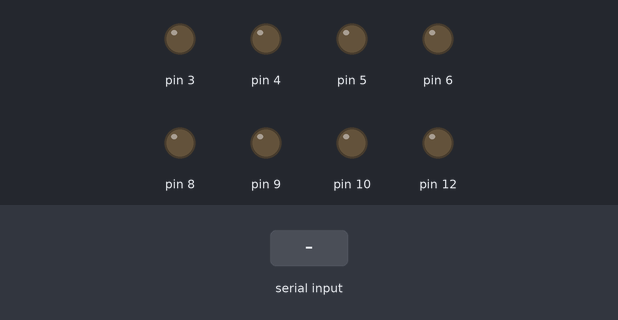
Recording of a sketch running on a simulated Arduino Uno, built with avr-gcc and run on an emulated ATmega328P. On the bench: output pins drawn as LEDs (lit = HIGH). Inputs (shaded band) come from the test bench.

Above: at 1.2 s.
1.3 s: "f" received over Serial
At 2.2 s:
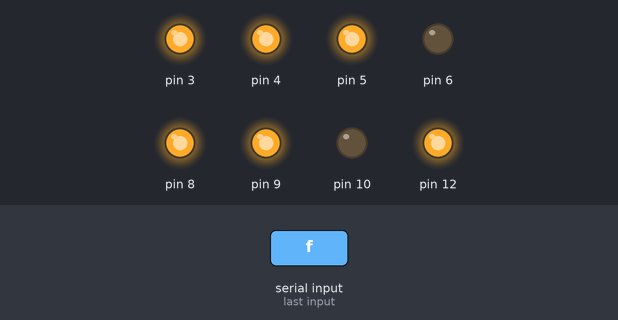
2.8 s: "b" received over Serial
At 3.3 s:
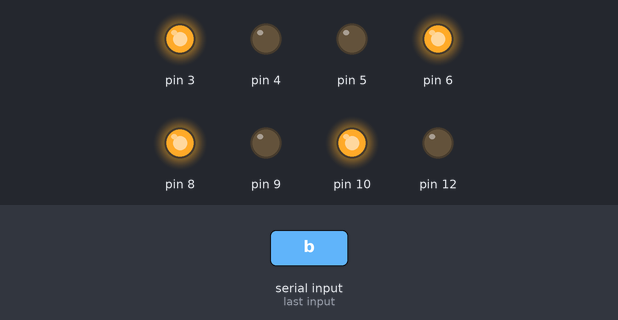
4.3 s: "l" received over Serial
At 5.5 s:
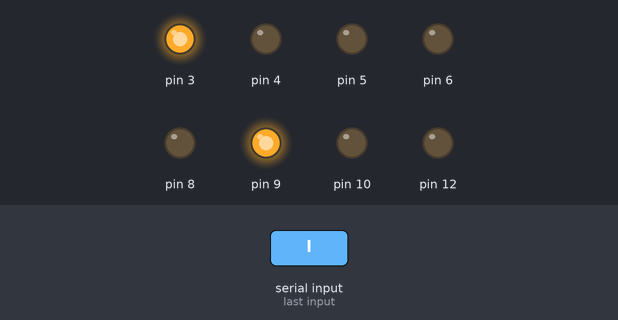
5.8 s: "r" received over Serial
At 6.8 s:
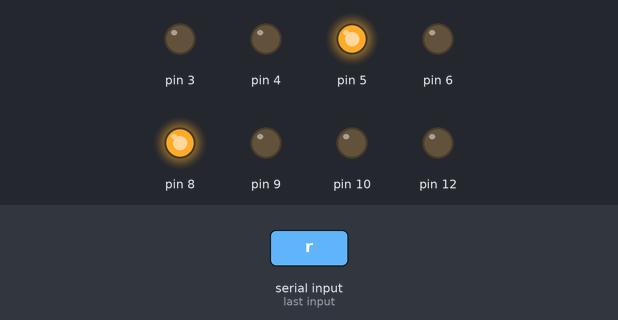
7.3 s: "s" received over Serial
At 7.9 s:
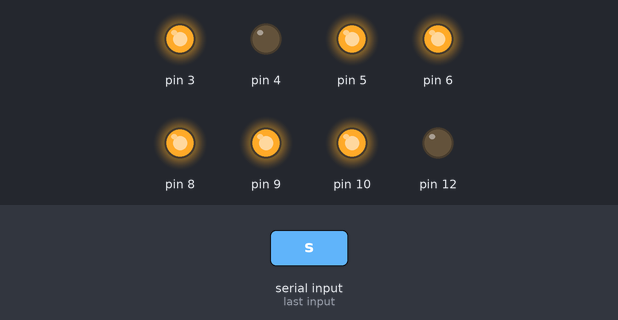
Timing chart, 0 to 9.8 s (numbered marks = the images above; inputs shaded):
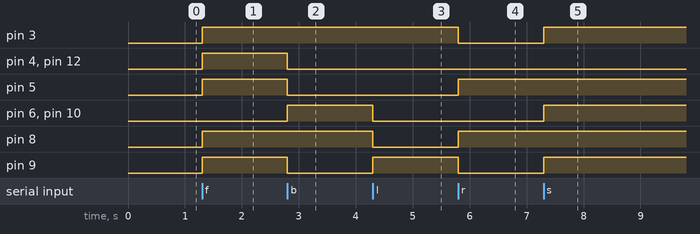

Measured:
- after the input at 1.3 s, pin 3–5, pin 8, pin 9, pin 12: LOW → HIGH at once
- after the input at 2.8 s, pin 4, pin 5, pin 9, pin 12: HIGH → LOW at once; pin 6, pin 10: LOW → HIGH at once
- after the input at 4.3 s, pin 6, pin 8, pin 10: HIGH → LOW at once; pin 9: LOW → HIGH at once
- after the input at 5.8 s, pin 3, pin 9: HIGH → LOW at once; pin 5, pin 8: LOW → HIGH at once
- after the input at 7.3 s, pin 3, pin 6, pin 9, pin 10: LOW → HIGH at once

The sketch:

sketch_jul04a.ino
```cpp
void setup()
{
  pinMode(5, OUTPUT);
  pinMode(6, OUTPUT);
  pinMode(9, OUTPUT);
  pinMode(10, OUTPUT);
  pinMode(8,OUTPUT);
  pinMode(12,OUTPUT);
  pinMode(3,OUTPUT);
  pinMode(4,OUTPUT);

  Serial.begin(9600);
}

int income = 0;

void loop()
{
  if(Serial.available()>0){
    income = Serial.read();
    switch(income){
      case 'f':
        forward();
      break;
      case 'b':
        backward();
      break;
      case 'l':
        left();
      break;
      case 'r':
        right();
      break;
      case 's':
        stop();
      break;
      default:
      break;

    }
  }
}
void forward(){
  digitalWrite(5,HIGH);
  digitalWrite(6,LOW);
  digitalWrite(9,HIGH);
  digitalWrite(10,LOW);
  digitalWrite(3,HIGH);
  digitalWrite(4,HIGH);
  digitalWrite(8,HIGH);
  digitalWrite(12,HIGH);

}

void backward(){
  digitalWrite(6,HIGH);
  digitalWrite(5,LOW);
  digitalWrite(10,HIGH);
  digitalWrite(9,LOW);
  digitalWrite(3,HIGH);
  digitalWrite(4,LOW);
  digitalWrite(8,HIGH);
  digitalWrite(12,LOW);


}

void left(){
  digitalWrite(6,LOW);
  digitalWrite(5,LOW);
  digitalWrite(9,HIGH);
  digitalWrite(10,LOW);
  digitalWrite(3,HIGH);
  digitalWrite(4,LOW);
  digitalWrite(8,LOW);
  digitalWrite(12,LOW);

}

void right(){
  digitalWrite(5,HIGH);
  digitalWrite(6,LOW);
  digitalWrite(10,LOW);
  digitalWrite(9,LOW);
  digitalWrite(3,LOW);
  digitalWrite(4,LOW);
  digitalWrite(8,HIGH);
  digitalWrite(12,LOW);

}

void stop(){
  digitalWrite(5,HIGH);
  digitalWrite(6,HIGH);
  digitalWrite(9,HIGH);
  digitalWrite(10,HIGH);
  digitalWrite(3,HIGH);
  digitalWrite(4,LOW);
  digitalWrite(8,HIGH);
  digitalWrite(12,LOW);

}
```
